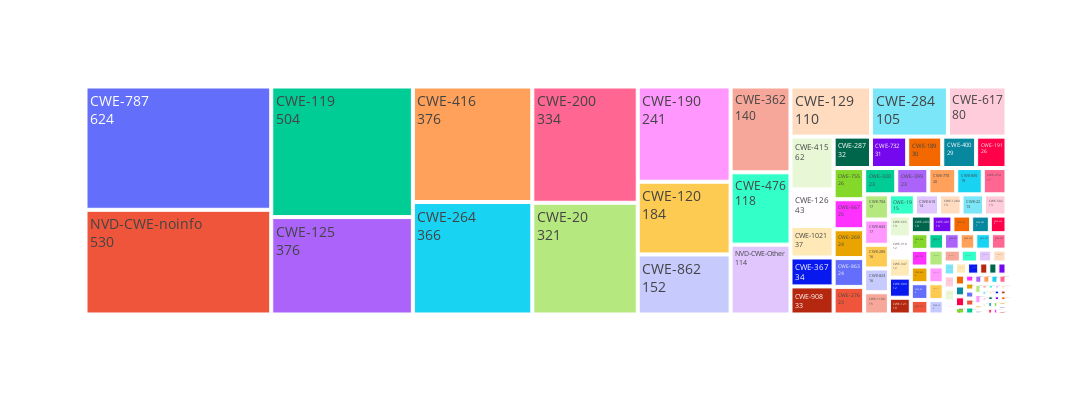

The cell this chart's notebook holds for it:
### Code cell
import matplotlib.pyplot as plt
import seaborn as sns
import plotly.express as px
import kaleido

severity_data = []

for cwe in df_android['cwe'].unique():
    cwe_counts = df_android[df_android['cwe'] == cwe].shape[0]
    severity_data.append({'cwe': cwe, 'count': cwe_counts})

severity_df = pd.DataFrame(severity_data)

# Calculate total counts per CWE
cwe_counts = severity_df.groupby('cwe')['count'].sum().reset_index()
cwe_counts = cwe_counts.sort_values(by='count', ascending=False)

fig = px.treemap(cwe_counts, path=['cwe'], values='count')
fig.update_traces(textinfo='label+value')

# Center the title and adjust the size
fig.update_layout(
    title_x=0.5,
    font=dict(size=14),
    width=1200,  # Set the width of the figure
    height=400  # Set the height of the figure
)
fig.write_image('../2024_Data/Figures/cwe_treemap.png')

fig.show()

### Figure 1 — Plotly figure (JSON) as saved in the notebook; plotly's stock layout.template omitted (floating-point values rounded to 4 significant figures)
{"data": [{"branchvalues": "total", "domain": {"x": [0, 1], "y": [0, 1]}, "hovertemplate": "labels=%{label}<br>count=%{value}<br>parent=%{parent}<br>id=%{id}<extra></extra>", "ids": ["CWE-1", "CWE-1021", "CWE-116", "CWE-118", "CWE-1187", "CWE-1188", "CWE-119", "CWE-120", "CWE-121", "CWE-122", "CWE-125", "CWE-1251", "CWE-126", "CWE-1284", "CWE-129", "CWE-131", "CWE-16", "CWE-17", "CWE-172", "CWE-189", "CWE-19", "CWE-190", "CWE-191", "CWE-193", "CWE-195", "CWE-20", "CWE-200", "CWE-203", "CWE-212", "CWE-22", "CWE-240", "CWE-252", "CWE-254", "CWE-255", "CWE-264", "CWE-269", "CWE-275", "CWE-276", "CWE-281", "CWE-284", "CWE-285", "CWE-287", "CWE-295", "CWE-306", "CWE-310", "CWE-311", "CWE-312", "CWE-319", "CWE-320", "CWE-323", "CWE-325", "CWE-326", "CWE-327", "CWE-330", "CWE-338", "CWE-345", "CWE-346", "CWE-347", "CWE-349", "CWE-354", "CWE-358", "CWE-362", "CWE-367", "CWE-369", "CWE-384", "CWE-385", "CWE-388", "CWE-391", "CWE-399", "CWE-400", "CWE-401", "CWE-404", "CWE-415", "CWE-416", "CWE-417", "CWE-434", "CWE-440", "CWE-457", "CWE-459", "CWE-476", "CWE-502", "CWE-522", "CWE-532", "CWE-552", "CWE-610", "CWE-611", "CWE-617", "CWE-665", "CWE-667", "CWE-668", "CWE-670", "CWE-672", "CWE-674", "CWE-680", "CWE-681", "CWE-682", "CWE-697", "CWE-704", "CWE-732", "CWE-74", "CWE-754", "CWE-755", "CWE-763", "CWE-77", "CWE-770", "CWE-772", "CWE-787", "CWE-798", "CWE-822", "CWE-823", "CWE-824", "CWE-834", "CWE-835", "CWE-843", "CWE-862", "CWE-863", "CWE-89", "CWE-908", "CWE-909", "CWE-922", "NVD-CWE-Other", "NVD-CWE-noinfo"], "labels": ["CWE-1", "CWE-1021", "CWE-116", "CWE-118", "CWE-1187", "CWE-1188", "CWE-119", "CWE-120", "CWE-121", "CWE-122", "CWE-125", "CWE-1251", "CWE-126", "CWE-1284", "CWE-129", "CWE-131", "CWE-16", "CWE-17", "CWE-172", "CWE-189", "CWE-19", "CWE-190", "CWE-191", "CWE-193", "CWE-195", "CWE-20", "CWE-200", "CWE-203", "CWE-212", "CWE-22", "CWE-240", "CWE-252", "CWE-254", "CWE-255", "CWE-264", "CWE-269", "CWE-275", "CWE-276", "CWE-281", "CWE-284", "CWE-285", "CWE-287", "CWE-295", "CWE-306", "CWE-310", "CWE-311", "CWE-312", "CWE-319", "CWE-320", "CWE-323", "CWE-325", "CWE-326", "CWE-327", "CWE-330", "CWE-338", "CWE-345", "CWE-346", "CWE-347", "CWE-349", "CWE-354", "CWE-358", "CWE-362", "CWE-367", "CWE-369", "CWE-384", "CWE-385", "CWE-388", "CWE-391", "CWE-399", "CWE-400", "CWE-401", "CWE-404", "CWE-415", "CWE-416", "CWE-417", "CWE-434", "CWE-440", "CWE-457", "CWE-459", "CWE-476", "CWE-502", "CWE-522", "CWE-532", "CWE-552", "CWE-610", "CWE-611", "CWE-617", "CWE-665", "CWE-667", "CWE-668", "CWE-670", "CWE-672", "CWE-674", "CWE-680", "CWE-681", "CWE-682", "CWE-697", "CWE-704", "CWE-732", "CWE-74", "CWE-754", "CWE-755", "CWE-763", "CWE-77", "CWE-770", "CWE-772", "CWE-787", "CWE-798", "CWE-822", "CWE-823", "CWE-824", "CWE-834", "CWE-835", "CWE-843", "CWE-862", "CWE-863", "CWE-89", "CWE-908", "CWE-909", "CWE-922", "NVD-CWE-Other", "NVD-CWE-noinfo"], "name": "", "parents": ["", "", "", "", "", "", "", "", "", "", "", "", "", "", "", "", "", "", "", "", "", "", "", "", "", "", "", "", "", "", "", "", "", "", "", "", "", "", "", "", "", "", "", "", "", "", "", "", "", "", "", "", "", "", "", "", "", "", "", "", "", "", "", "", "", "", "", "", "", "", "", "", "", "", "", "", "", "", "", "", "", "", "", "", "", "", "", "", "", "", "", "", "", "", "", "", "", "", "", "", "", "", "", "", "", "", "", "", "", "", "", "", "", "", "", "", "", "", "", "", "", ""], "textinfo": "label+value", "type": "treemap", "values": [2, 37, 2, 3, 1, 15, 504, 184, 10, 7, 376, 1, 43, 13, 110, 9, 6, 7, 4, 30, 15, 241, 26, 1, 1, 321, 334, 10, 2, 13, 1, 4, 17, 1, 366, 24, 3, 23, 7, 105, 16, 32, 5, 1, 12, 2, 5, 1, 7, 8, 4, 2, 7, 23, 4, 7, 1, 12, 1, 1, 1, 140, 34, 2, 1, 1, 7, 1, 23, 29, 10, 6, 62, 376, 1, 1, 3, 1, 3, 118, 13, 2, 1, 1, 14, 1, 80, 13, 25, 8, 4, 2, 1, 6, 3, 9, 1, 17, 31, 3, 8, 26, 7, 2, 20, 7, 624, 2, 2, 16, 8, 4, 19, 17, 152, 24, 8, 33, 12, 2, 114, 530]}], "layout": {"font": {"size": 14}, "height": 400, "legend": {"tracegroupgap": 0}, "margin": {"t": 60}, "title": {"x": 0.5}, "width": 1200}}
